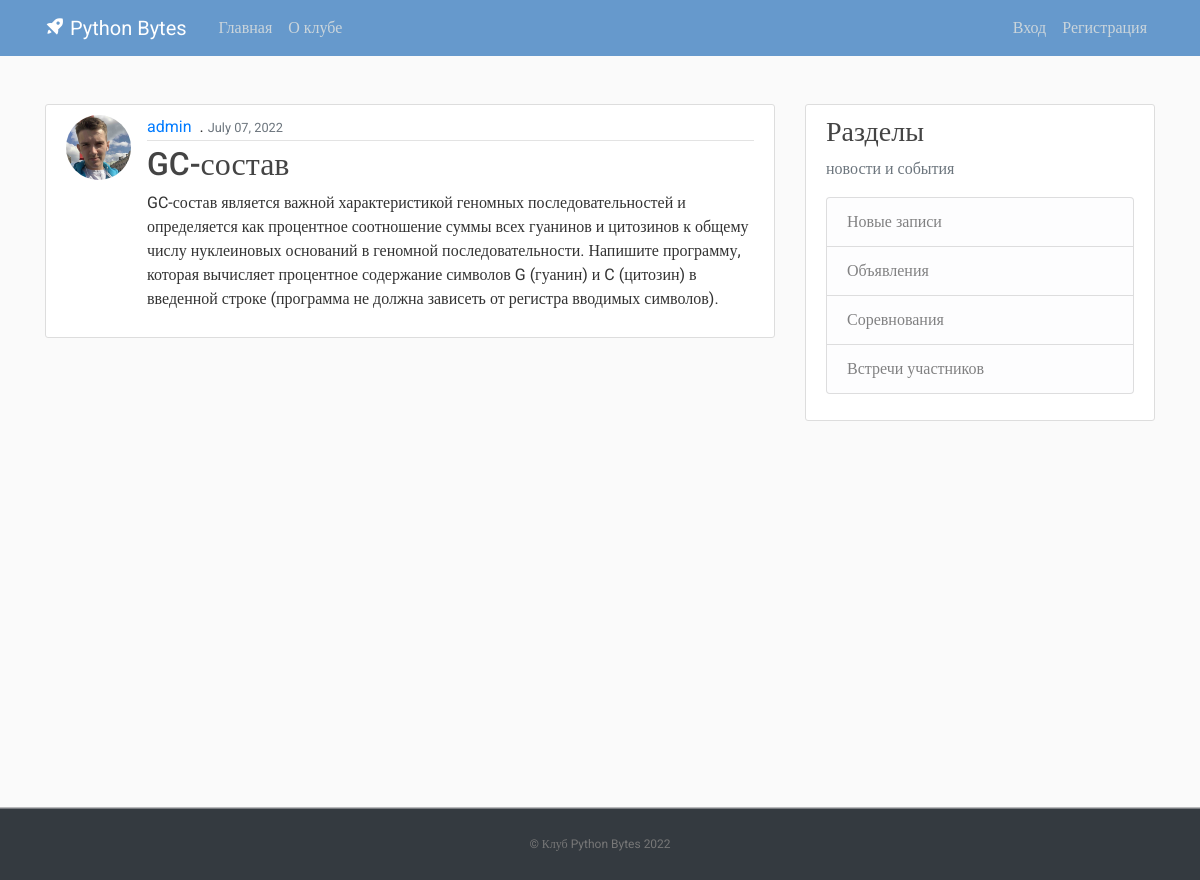
The app's page /post/17/ with its own data.
### shop/models.py (models this page shows, shortened)
class Post(models.Model):
    title = models.CharField(max_length=100)
    content = models.TextField()
    date_posted = models.DateTimeField(default=timezone.now)
    author = models.ForeignKey(User, on_delete=models.CASCADE)

### users/models.py (models this page shows, shortened)
class Profile(models.Model):
    user = models.OneToOneField(User, on_delete=models.CASCADE)
    image = models.ImageField(default='default.jpg', upload_to='profile_pics')

### shop/views.py (the view)
# urls.py: path('post/<int:pk>/', PostDetailView.as_view(), name='post-detail'),
class PostDetailView(DetailView):
    model = Post

### shop/templates/shop/post_detail.html (shortened to what this page needs)
{% extends "shop/base.html" %}
{% block content %}
  <article class="media content-section">
    <img class="rounded-circle article-img" src="{{ object.author.profile.image.url }}">
    <div class="media-body">
      <div class="article-metadata">
         <a class="mr-2" href="{% url 'user-posts' object.author.username %}">{{ object.author }}</a>.
        <small class="text-muted">{{ object.date_posted|date:"F d, Y" }}</small>
      </div>
      <h2 class="article-title">{{ object.title }}</h2>
      <p class="article-content">{{ object.content }}</p>
    </div>
  </article>
{% endblock content %}

### shop/static/shop/main.css (style rules this page uses)
﻿body, html { width:100%; height:100% }
body { margin:0; padding:0; background: #fafafa; color: #333333; margin-top: 5rem; font-family:Roboto; }
h1, h2, h3, h4, h5, h6 { color: #444444; }
.content-section { background: #ffffff; padding: 10px 20px; border: 1px solid #dddddd; border-radius: 3px; margin-bottom: 20px; }
.article-title { color: #444444; }
.article-content { white-space: pre-line; }
.article-img { height: 65px; width: 65px; margin-right: 16px; }
.article-metadata { padding-bottom: 1px; margin-bottom: 4px; border-bottom: 1px solid #e3e3e3 }

### records on screen
Post: author.profile.image (picture), author "admin", date_posted "July 07, 2022", title "GC-состав", content "GC-состав является важной характеристикой геномных последовательностей и определяется как процентное соотношение суммы всех гуанинов и цитозинов к общему числу нуклеиновых оснований в геномной последовательности. Напишите программу, которая вычисляет процентное содержание символов G (гуанин) и C (цитозин) в введенной строке (программа не должна зависеть от регистра вводимых символов)."
